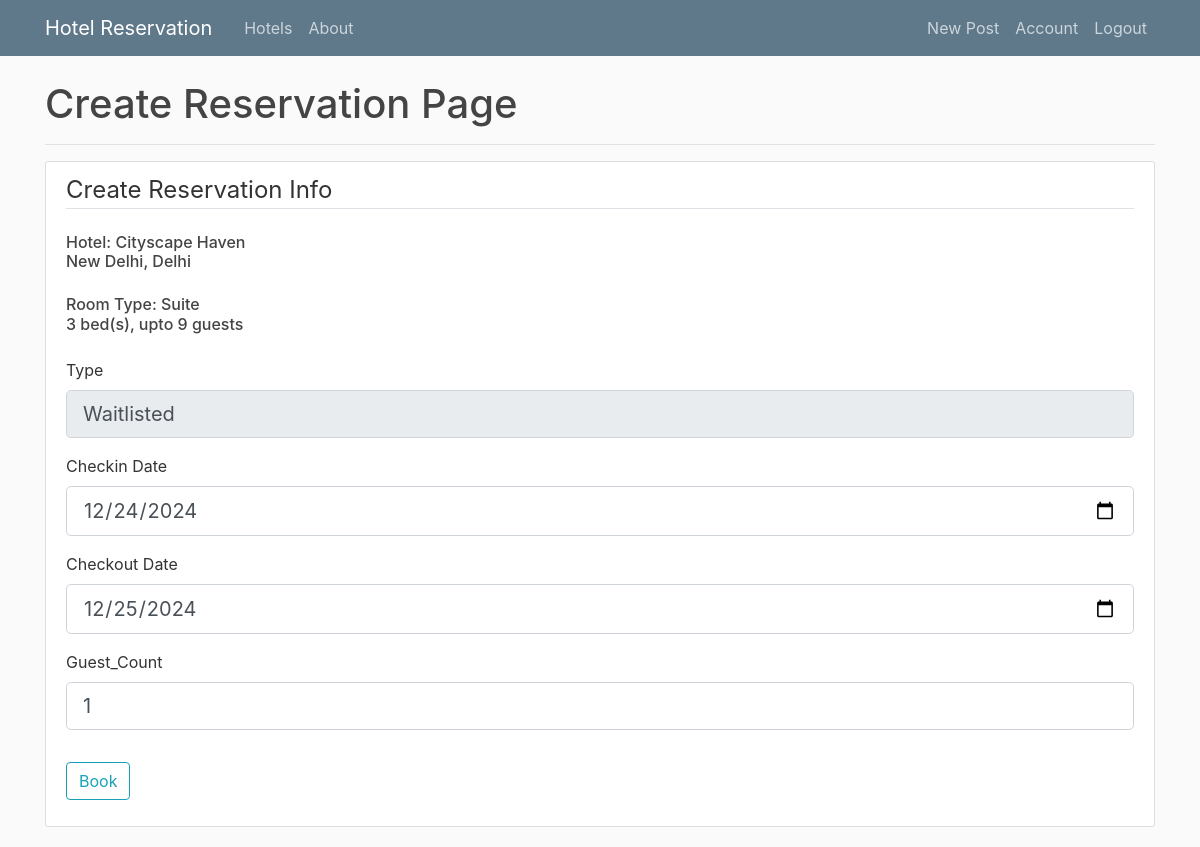
The app's page /reservations/9/create/ (signed in) with its own data.
### hotelreservation/models.py (models this page shows, shortened)
class Hotel(db.Model):
    id = db.Column(db.Integer, primary_key=True)
    name = db.Column(db.String(100), nullable=False)
    date_posted = db.Column(db.DateTime, nullable=False, default=datetime.utcnow)
    type = db.Column(db.String(20), nullable=False)
    description = db.Column(db.Text, nullable=False)
    image_file = db.Column(db.String(20), nullable=False, default="default.jpg")
    city = db.Column(db.String(50), nullable=False)
    state = db.Column(db.String(50), nullable=False)
    contact = db.Column(db.String(10), nullable=False)
    rooms = db.relationship("Room", backref="hotel", lazy=True)
    reservations = db.relationship("Reservation", backref="hotel", lazy="dynamic")

class Room(db.Model):
    id = db.Column(db.Integer, primary_key=True)
    number = db.Column(db.String(10), nullable=False)
    date_posted = db.Column(db.DateTime, nullable=False, default=datetime.utcnow)
    type = db.Column(db.String(20), nullable=False)
    description = db.Column(db.Text, nullable=False)
    image_file = db.Column(db.String(20), nullable=False, default="default.jpg")
    availability_status = db.Column(db.Boolean, nullable=False, default=True)
    price = db.Column(db.Integer, nullable=False)
    capacity = db.Column(db.Integer, nullable=False)
    hotel_id = db.Column(db.Integer, db.ForeignKey("hotel.id"), nullable=False)
    reservations = db.relationship("Reservation", backref="room", lazy="dynamic")

### hotelreservation/reservations/views.py (the view)
@reservations.route("/reservations/<int:room_id>/create/", methods=["GET", "POST"])
@login_required
def create_reservation(room_id):
    room = Room.query.filter_by(id=room_id).first_or_404()
    hotel = Hotel.query.filter_by(id=room.hotel_id).first_or_404()
    form = ReservationForm()
    if form.validate_on_submit():
        last_reservation = Reservation.query.order_by(Reservation.id.desc()).first()
        reservation = Reservation(
            number=f"{hotel.id}-{room.id}-{last_reservation.id+1:02d}",  # Reservation number format: hotel_id-room_number-reservation_number
            type=form.type.data,
            checkin_date=form.checkin_date.data,
            checkout_date=form.checkout_date.data,
            guest_count=form.guest_count.data,
            customer=current_user,
            hotel=hotel,
            room=room,
        )
        db.session.add(reservation)
        db.session.commit()
        flash("Your reservation has been created.", "success")
        return redirect(url_for("main.home"))
    elif request.method == "GET":
        checkin_date = datetime.date.today() + timedelta(days=1)
        if not bool(room.reservations.filter(Reservation.checkin_date == checkin_date).all()):
            reservation_type = reservation_types[0]  # Tentative
        else:
            reservation_type = reservation_types[1]  # Waitlisted
        form.type.data = reservation_type
    return render_template("create_reservation.html", title="Create Reservation", block_title="Create Reservation Page",
                           legend="Create Reservation Info", hotel=hotel, room=room, form=form)

### hotelreservation/models.py (called while the page is built)
@login_manager.user_loader
def load_user(user_id):
    return User.query.get(int(user_id))

### hotelreservation/templates/create_reservation.html (shortened to what this page needs)
{% extends "base.html" %}
{% block content %}
    <h1>{{ block_title }}</h1><hr>
    <div class="content-section">
        <form method="POST" action="">
            <fieldset class="form-group">
                <legend class="border-bottom mb-4">{{ legend }}</legend>
                <h6 class=" mb-4">Hotel: {{ hotel.name }}<br>{{ hotel.city }}, {{ hotel.state }}</h6>
                <h6 class=" mb-4">Room Type: {{ room.type }}<br>{{ room.capacity }} bed(s), upto {{ room.capacity * 3 }} guests</h6>
                <div class="form-group">
                    {{ form.type.label(class="form-control-label") }}
                    {% if form.type.errors %}
                        {{ form.type(class="form-control form-control-lg is-invalid") }}
                        <div class="invalid-feedback">
                            {% for error in form.type.errors %}
                                <span>{{ error }}</span>
                            {% endfor %}
                        </div>
                    {% else %}
                        {{ form.type(class="form-control form-control-lg") }}
                    {% endif %}
                </div>
                <div class="form-group">
                    {{ form.checkin_date.label(class="form-control-label") }}
                    {% if form.checkin_date.errors %}
                        {{ form.checkin_date(class="form-control form-control-lg is-invalid") }}
                        <div class="invalid-feedback">
                            {% for error in form.checkin_date.errors %}
                                <span>{{ error }}</span>
                            {% endfor %}
                        </div>
                    {% else %}
                        {{ form.checkin_date(class="form-control form-control-lg") }}
                    {% endif %}
                </div>
                <div class="form-group">
                    {{ form.checkout_date.label(class="form-control-label") }}
                    {% if form.checkout_date.errors %}
                        {{ form.checkout_date(class="form-control form-control-lg is-invalid") }}
                        <div class="invalid-feedback">
                            {% for error in form.checkout_date.errors %}
                                <span>{{ error }}</span>
                            {% endfor %}
                        </div>
                    {% else %}
                        {{ form.checkout_date(class="form-control form-control-lg") }}
                    {% endif %}
                </div>
                <div class="form-group">
                    {{ form.guest_count.label(class="form-control-label") }}
                    {% if form.guest_count.errors %}
                        {{ form.guest_count(class="form-control form-control-lg is-invalid") }}
                        <div class="invalid-feedback">
                            {% for error in form.guest_count.errors %}
                                <span>{{ error }}</span>
                            {% endfor %}
                        </div>
                    {% else %}
                        {{ form.guest_count(class="form-control form-control-lg") }}
                    {% endif %}
                </div>
            </fieldset>
            <div class="form-group">
                {{ form.submit(class="btn btn-outline-info") }}
            </div>
        </form>
    </div>
{% endblock content %}

### hotelreservation/static/main.css (style rules this page uses)
body { background: #fafafa; color: #333333; margin-top: 5rem; }
h1, h2, h3, h4, h5, h6 { color: #444444; }
.content-section { background: #ffffff; padding: 10px 20px; border: 1px solid #dddddd; border-radius: 3px; margin-bottom: 20px; }

### records on screen
Hotel: name "Cityscape Haven", city "New Delhi", state "Delhi"
Room: type "Suite", capacity "3", room.capacity*3 "9"

### other values on screen
{{ block_title }} "Create Reservation Page"
{{ legend }} "Create Reservation Info"
